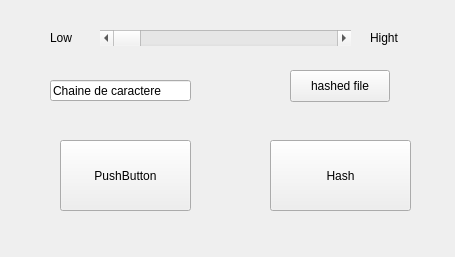
<?xml version="1.0" encoding="UTF-8"?>
<ui version="4.0">
 <class>Widget</class>
 <widget class="QWidget" name="Widget">
  <property name="geometry">
   <rect>
    <x>0</x>
    <y>0</y>
    <width>455</width>
    <height>257</height>
   </rect>
  </property>
  <property name="windowTitle">
   <string>Widget</string>
  </property>
  <widget class="QLineEdit" name="lineEdit">
   <property name="geometry">
    <rect>
     <x>50</x>
     <y>80</y>
     <width>141</width>
     <height>21</height>
    </rect>
   </property>
   <property name="text">
    <string>Chaine de caractere</string>
   </property>
  </widget>
  <widget class="QPushButton" name="pushButton">
   <property name="geometry">
    <rect>
     <x>270</x>
     <y>140</y>
     <width>141</width>
     <height>71</height>
    </rect>
   </property>
   <property name="text">
    <string>Hash</string>
   </property>
  </widget>
  <widget class="QScrollBar" name="horizontalScrollBar">
   <property name="geometry">
    <rect>
     <x>100</x>
     <y>30</y>
     <width>251</width>
     <height>16</height>
    </rect>
   </property>
   <property name="orientation">
    <enum>Qt::Horizontal</enum>
   </property>
  </widget>
  <widget class="QLabel" name="label_2">
   <property name="geometry">
    <rect>
     <x>50</x>
     <y>30</y>
     <width>58</width>
     <height>16</height>
    </rect>
   </property>
   <property name="text">
    <string>Low</string>
   </property>
  </widget>
  <widget class="QLabel" name="label_3">
   <property name="geometry">
    <rect>
     <x>370</x>
     <y>30</y>
     <width>58</width>
     <height>16</height>
    </rect>
   </property>
   <property name="text">
    <string>Hight</string>
   </property>
  </widget>
  <widget class="QPushButton" name="pushButton_3">
   <property name="geometry">
    <rect>
     <x>60</x>
     <y>140</y>
     <width>131</width>
     <height>71</height>
    </rect>
   </property>
   <property name="text">
    <string>PushButton</string>
   </property>
  </widget>
  <widget class="QPushButton" name="pushButton_2">
   <property name="geometry">
    <rect>
     <x>290</x>
     <y>70</y>
     <width>100</width>
     <height>32</height>
    </rect>
   </property>
   <property name="text">
    <string>hashed file</string>
   </property>
  </widget>
 </widget>
 <resources/>
 <connections/>
</ui>
